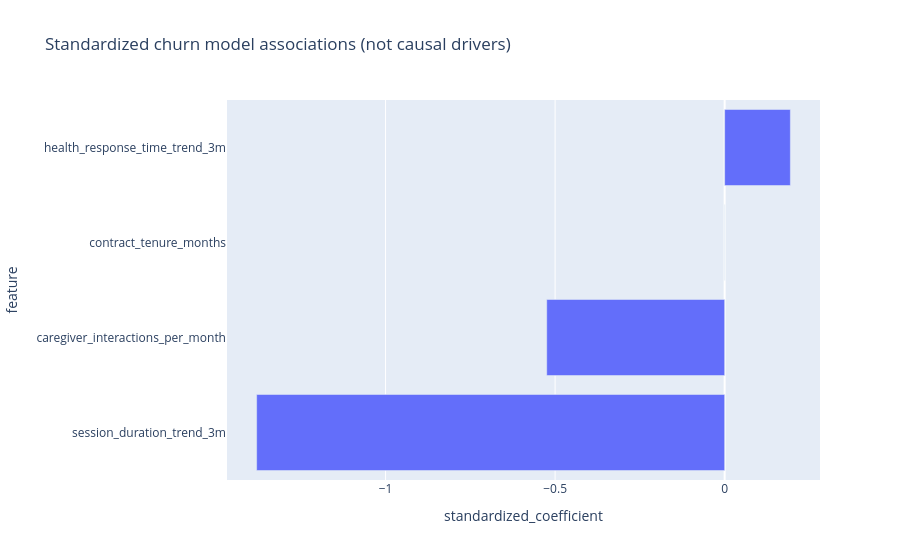

Notebook code for this chart:
### Markdown cell above
## 4. Driver associations and concentration checks
Regression coefficients are associations, not causal proof. The required 25% concentration threshold may not hold; report its actual value without changing source data.

### Code cell
driver=model_driver_coefficients(features,labels)
fig=px.bar(driver,x="standardized_coefficient",y="feature",orientation="h",title="Standardized churn model associations (not causal drivers)")
fig.show()
lifecycle=lifecycle_as_of(obs,contracts,"2025-09-01")
audit=at_risk_quartile_audit(risk,lifecycle.loc[lifecycle.lifecycle_stage.eq("At-Risk"),"deployment_id"])
concentration=risk_concentration(risk)
print("At-risk top-LTV-quartile 25% condition:",audit)
print("Early high-value risk:",concentration["early_high_value_risk_share"],"vs prior 30% benchmark")

### Figure 1 — Plotly figure (JSON) as saved in the notebook; plotly's stock layout.template omitted (floating-point values rounded to 4 significant figures)
{"data": [{"hovertemplate": "standardized_coefficient=%{x}<br>feature=%{y}<extra></extra>", "legendgroup": "", "marker": {"color": "#636efa", "pattern": {"shape": ""}}, "name": "", "orientation": "h", "showlegend": false, "textposition": "auto", "type": "bar", "x": [-1.38, -0.5247, 0.0, 0.1937], "xaxis": "x", "y": ["session_duration_trend_3m", "caregiver_interactions_per_month", "contract_tenure_months", "health_response_time_trend_3m"], "yaxis": "y"}], "layout": {"barmode": "relative", "legend": {"tracegroupgap": 0}, "title": {"text": "Standardized churn model associations (not causal drivers)"}, "xaxis": {"anchor": "y", "domain": [0.0, 1.0], "title": {"text": "standardized_coefficient"}}, "yaxis": {"anchor": "x", "domain": [0.0, 1.0], "title": {"text": "feature"}}}}
